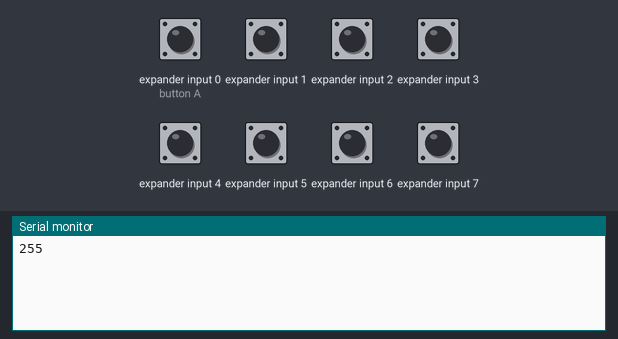
A sketch run on a simulated Arduino Uno, built with avr-gcc and run on an emulated ATmega328P. Shown: the last lines printed to the serial monitor. Wiring (inferred from the names in the program): NES/SNES game pad: load pin 2; clock pin 3; serial out pin 4. The test bench sets the inputs (shaded band); at power-on: expander input 0 (button A), expander input 1–7 HIGH.

Above: at 1.2 s.
1.3 s: expander input 0 (button A) driven LOW
At 2.5 s:
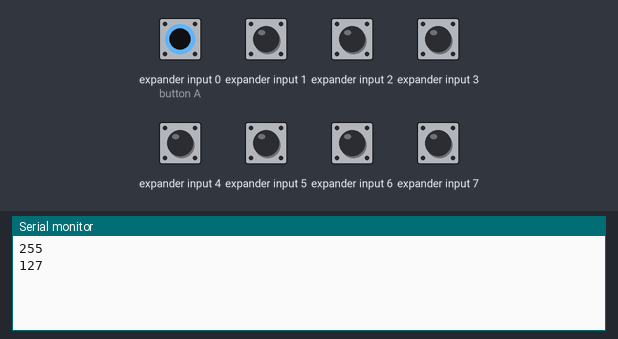
2.8 s: expander input 1 driven LOW
At 4.0 s:
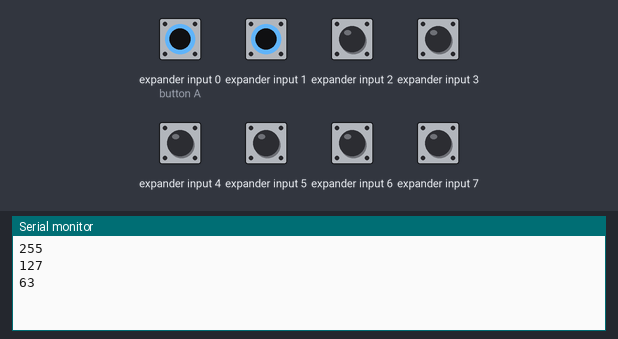
4.3 s: expander input 2 driven LOW
At 5.2 s:
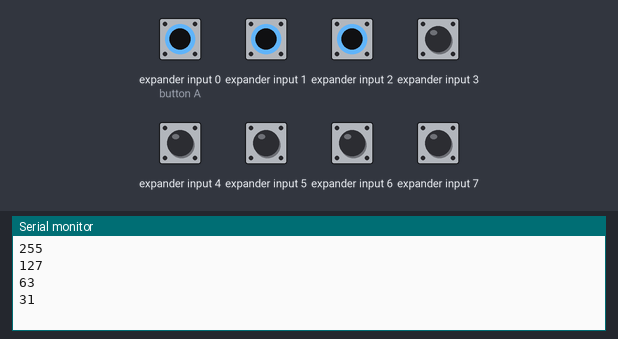
5.8 s: expander input 3 driven LOW
At 6.5 s:
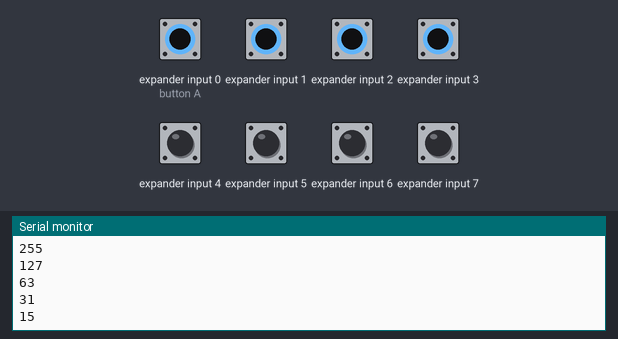
7.3 s: expander input 4 driven LOW
At 7.7 s:
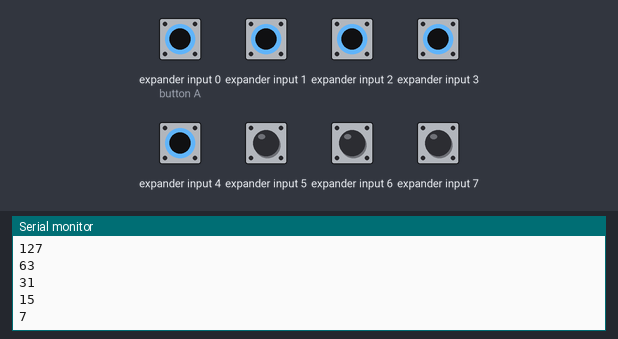
8.8 s: expander input 5 driven LOW
At 10.1 s:
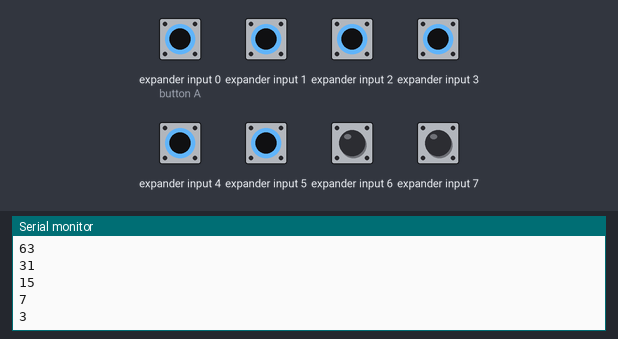
Timing chart, 0 to 11.3 s (numbered marks = the images above; inputs shaded):
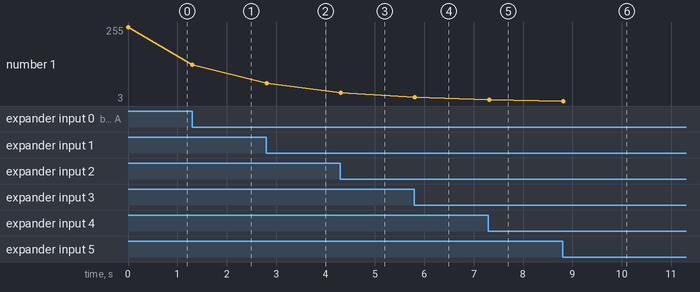

Measured:
- after the input at 1.3 s, the serial monitor: prints a new line at once (image 1)
- after the input at 2.8 s, the serial monitor: prints a new line at once (image 2)
- after the input at 4.3 s, the serial monitor: prints a new line at once (image 3)
- after the input at 5.8 s, the serial monitor: prints a new line at once (image 4)
- after the input at 7.3 s, the serial monitor: prints a new line at once (image 5)
- after the input at 8.8 s, the serial monitor: prints a new line at once (image 6)
- plotted number 1: 255 → 127 after the input at 1.3 s, 127 → 63 after the input at 2.8 s, 63 → 31 after the input at 4.3 s, 31 → 15 after the input at 5.8 s, 15 → 7 after the input at 7.3 s

The sketch:

NESControllerToSerial.ino
```cpp
////
// Arduino program for polling a NES controller's interface and communicating its state changes over a PC serial port
/*
  This code is a lightly modified version of the code available at https://code.google.com/p/nes-controller-arduino-serial/, licensed under GNU GPL v3 (http://www.gnu.org/licenses/gpl.html)
  See end of this file for its copyright and licensing information.
*/

long baud = 57600; //The baud rate for the PC serial connection
int strobe = 2; //The digital pin which is hooked to the NES controller strobe wire
int clock = 3; //The digital pin which is hooked to the NES controller clock wire
int data = 4; //The digital pin which is hooked to the NES controller data wire
byte controller_data = 0; //The current state of the controller buttons
byte last_data = 0; //The previous state of the controller buttons

////
// The setup method which sets up the serial connection and digital pins
void setup() {
  Serial.begin(baud);
  pinMode(strobe, OUTPUT);
  pinMode(clock, OUTPUT);
  pinMode(data, INPUT);

  //start the strobe and clock with a high signal
  digitalWrite(strobe, HIGH);
  digitalWrite(clock,HIGH);
}

////
// The program loop which polls the controller for new button data every 100ms
void loop() {
  controllerRead(); //get current controller state
  if(controller_data != last_data) { //if state has changed
    Serial.println(controller_data);  //send data over serial to the PC
  }
  last_data = controller_data; //save current state over previous state
  delay(100);
}

////
// The polling method which sets the controller_data byte to current button state
void controllerRead() {
  controller_data = 0;

  //start with strobe/clock on low
  digitalWrite(strobe, LOW);
  digitalWrite(clock, LOW);

  //do a 3ms pulse on the strobe wire to signal we want the button state
  digitalWrite(strobe, HIGH);
  delayMicroseconds(3);
  digitalWrite(strobe, LOW);

  //read the state of the data wire for the first button state
  controller_data = digitalRead(data);

  //loop for each of the remaining 7 buttons
  for(int i = 1; i <= 7; i++) {
    //do a pulse on the clock wire to signal we want the next button
    digitalWrite(clock,HIGH);
    delayMicroseconds(2); //2ms into pulse, read the data wire

    //shift current button data to the lef one bit
    controller_data = controller_data << 1;

    //push the current data wire state on right-most bit
    controller_data = controller_data + digitalRead(data); //note: low = button down, high = up

    //finish out the clock wire pulse
    delayMicroseconds(4); //4 more ms in pulse before going back to low
    digitalWrite(clock, LOW);
  } //end result is controller_data is now a bitmask showing state of each 8 buttons
}

/*
   Copyright 2014 Jason Wells

   Licensed under the Apache License, Version 2.0 (the "License");
   you may not use this file except in compliance with the License.
   A copy of the License is provided as license.txt.
   You may obtain a copy of the License at

       http://www.apache.org/licenses/LICENSE-2.0

   Unless required by applicable law or agreed to in writing, software
   distributed under the License is distributed on an "AS IS" BASIS,
   WITHOUT WARRANTIES OR CONDITIONS OF ANY KIND, either express or implied.
   See the License for the specific language governing permissions and
   limitations under the License.
*/
```
